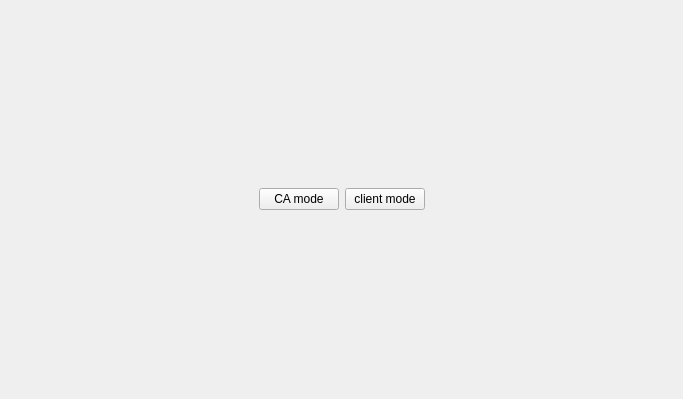
<?xml version="1.0" encoding="UTF-8"?>
<ui version="4.0">
 <class>ui_toy_mode_select_t</class>
 <widget class="QWidget" name="ui_toy_mode_select_t">
  <property name="geometry">
   <rect>
    <x>0</x>
    <y>0</y>
    <width>683</width>
    <height>399</height>
   </rect>
  </property>
  <property name="windowTitle">
   <string>Form</string>
  </property>
  <layout class="QHBoxLayout" name="horizontalLayout">
   <item>
    <spacer name="horizontalSpacer">
     <property name="orientation">
      <enum>Qt::Horizontal</enum>
     </property>
     <property name="sizeHint" stdset="0">
      <size>
       <width>40</width>
       <height>20</height>
      </size>
     </property>
    </spacer>
   </item>
   <item>
    <widget class="QPushButton" name="toy_mode_ca">
     <property name="text">
      <string>CA mode</string>
     </property>
    </widget>
   </item>
   <item>
    <widget class="QPushButton" name="toy_mode_client">
     <property name="text">
      <string>client mode</string>
     </property>
    </widget>
   </item>
   <item>
    <spacer name="horizontalSpacer_2">
     <property name="orientation">
      <enum>Qt::Horizontal</enum>
     </property>
     <property name="sizeHint" stdset="0">
      <size>
       <width>40</width>
       <height>20</height>
      </size>
     </property>
    </spacer>
   </item>
  </layout>
 </widget>
 <resources/>
 <connections>
  <connection>
   <sender>toy_mode_ca</sender>
   <signal>clicked()</signal>
   <receiver>ui_toy_mode_select_t</receiver>
   <slot>ca_mode_selected()</slot>
   <hints>
    <hint type="sourcelabel">
     <x>303</x>
     <y>206</y>
    </hint>
    <hint type="destinationlabel">
     <x>423</x>
     <y>319</y>
    </hint>
   </hints>
  </connection>
  <connection>
   <sender>toy_mode_client</sender>
   <signal>clicked()</signal>
   <receiver>ui_toy_mode_select_t</receiver>
   <slot>client_mode_selected()</slot>
   <hints>
    <hint type="sourcelabel">
     <x>380</x>
     <y>204</y>
    </hint>
    <hint type="destinationlabel">
     <x>388</x>
     <y>163</y>
    </hint>
   </hints>
  </connection>
 </connections>
 <slots>
  <slot>ca_mode_selected()</slot>
  <slot>client_mode_selected()</slot>
 </slots>
</ui>
